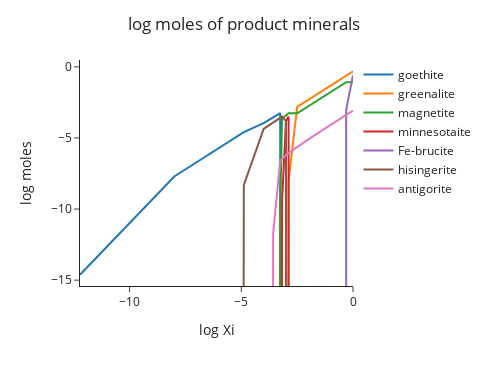

This figure's notebook cell:
### Markdown cell above
Plot moles of product minerals as a function of reaction progress (Xi)

### Code cell
m.plot_product_minerals(show_reactant_minerals=False)

### Figure 1 — Plotly figure (JSON) as saved in the notebook; plotly's stock layout.template omitted (floating-point values rounded to 4 significant figures; data arrays with more than 128 entries replaced by an {"elided": "..."} marker saying what was removed)
{"data": [{"hovertemplate": "variable=goethite<br>log Xi=%{x}<br>log moles=%{y}<extra></extra>", "legendgroup": "goethite", "line": {"color": "#1F77B4", "dash": "solid"}, "marker": {"symbol": "circle"}, "mode": "lines", "name": "goethite", "orientation": "v", "showlegend": true, "type": "scatter", "x": {"elided": "160 float values"}, "xaxis": "x", "y": {"elided": "160 float values"}, "yaxis": "y"}, {"hovertemplate": "variable=greenalite<br>log Xi=%{x}<br>log moles=%{y}<extra></extra>", "legendgroup": "greenalite", "line": {"color": "#FF7F0E", "dash": "solid"}, "marker": {"symbol": "circle"}, "mode": "lines", "name": "greenalite", "orientation": "v", "showlegend": true, "type": "scatter", "x": [-Infinity, -12.22, -8.0, -7.0, -6.0, -5.0, -4.888, -4.0, -3.574, -3.258, -3.177, -3.175, -3.0, -2.884, -2.883, -2.497, -2.0, -1.0, -0.305, 0.0], "xaxis": "x", "y": [-9999.0, -9999.0, -9999.0, -9999.0, -9999.0, -9999.0, -9999.0, -9999.0, -9999.0, -9999.0, -9999.0, -9999.0, -9999.0, -9999.0, -8.009, -2.813, -2.313, -1.313, -0.6185, -0.3135], "yaxis": "y"}, {"hovertemplate": "variable=magnetite<br>log Xi=%{x}<br>log moles=%{y}<extra></extra>", "legendgroup": "magnetite", "line": {"color": "#2CA02C", "dash": "solid"}, "marker": {"symbol": "circle"}, "mode": "lines", "name": "magnetite", "orientation": "v", "showlegend": true, "type": "scatter", "x": [-Infinity, -12.22, -8.0, -7.0, -6.0, -5.0, -4.888, -4.0, -3.574, -3.258, -3.177, -3.175, -3.0, -2.884, -2.883, -2.497, -2.0, -1.0, -0.305, 0.0], "xaxis": "x", "y": [-9999.0, -9999.0, -9999.0, -9999.0, -9999.0, -9999.0, -9999.0, -9999.0, -9999.0, -10.12, -3.652, -3.644, -3.408, -3.267, -3.267, -3.267, -2.778, -1.776, -1.083, -1.089], "yaxis": "y"}, {"hovertemplate": "variable=minnesotaite<br>log Xi=%{x}<br>log moles=%{y}<extra></extra>", "legendgroup": "minnesotaite", "line": {"color": "#D62728", "dash": "solid"}, "marker": {"symbol": "circle"}, "mode": "lines", "name": "minnesotaite", "orientation": "v", "showlegend": true, "type": "scatter", "x": [-Infinity, -12.22, -8.0, -7.0, -6.0, -5.0, -4.888, -4.0, -3.574, -3.258, -3.177, -3.175, -3.0, -2.884, -2.883, -2.497, -2.0, -1.0, -0.305, 0.0], "xaxis": "x", "y": [-9999.0, -9999.0, -9999.0, -9999.0, -9999.0, -9999.0, -9999.0, -9999.0, -9999.0, -9999.0, -9999.0, -9.404, -3.789, -3.506, -3.503, -9999.0, -9999.0, -9999.0, -9999.0, -9999.0], "yaxis": "y"}, {"hovertemplate": "variable=Fe-brucite<br>log Xi=%{x}<br>log moles=%{y}<extra></extra>", "legendgroup": "Fe-brucite", "line": {"color": "#9467BD", "dash": "solid"}, "marker": {"symbol": "circle"}, "mode": "lines", "name": "Fe-brucite", "orientation": "v", "showlegend": true, "type": "scatter", "x": [-Infinity, -12.22, -8.0, -7.0, -6.0, -5.0, -4.888, -4.0, -3.574, -3.258, -3.177, -3.175, -3.0, -2.884, -2.883, -2.497, -2.0, -1.0, -0.305, 0.0], "xaxis": "x", "y": [-9999.0, -9999.0, -9999.0, -9999.0, -9999.0, -9999.0, -9999.0, -9999.0, -9999.0, -9999.0, -9999.0, -9999.0, -9999.0, -9999.0, -9999.0, -9999.0, -9999.0, -9999.0, -3.02, -0.5886], "yaxis": "y"}, {"hovertemplate": "variable=hisingerite<br>log Xi=%{x}<br>log moles=%{y}<extra></extra>", "legendgroup": "hisingerite", "line": {"color": "#8C564B", "dash": "solid"}, "marker": {"symbol": "circle"}, "mode": "lines", "name": "hisingerite", "orientation": "v", "showlegend": true, "type": "scatter", "x": [-Infinity, -12.22, -8.0, -7.0, -6.0, -5.0, -4.888, -4.0, -3.574, -3.258, -3.177, -3.175, -3.0, -2.884, -2.883, -2.497, -2.0, -1.0, -0.305, 0.0], "xaxis": "x", "y": [-9999.0, -9999.0, -9999.0, -9999.0, -9999.0, -9999.0, -8.319, -4.37, -3.906, -3.58, -3.497, -3.503, -3.822, -9999.0, -9999.0, -9999.0, -9999.0, -9999.0, -9999.0, -9999.0], "yaxis": "y"}, {"hovertemplate": "variable=antigorite<br>log Xi=%{x}<br>log moles=%{y}<extra></extra>", "legendgroup": "antigorite", "line": {"color": "#E377C2", "dash": "solid"}, "marker": {"symbol": "circle"}, "mode": "lines", "name": "antigorite", "orientation": "v", "showlegend": true, "type": "scatter", "x": [-Infinity, -12.22, -8.0, -7.0, -6.0, -5.0, -4.888, -4.0, -3.574, -3.258, -3.177, -3.175, -3.0, -2.884, -2.883, -2.497, -2.0, -1.0, -0.305, 0.0], "xaxis": "x", "y": [-9999.0, -9999.0, -9999.0, -9999.0, -9999.0, -9999.0, -9999.0, -9999.0, -11.71, -6.623, -6.478, -6.469, -6.21, -6.06, -6.059, -5.613, -5.104, -4.082, -3.385, -3.08], "yaxis": "y"}], "layout": {"height": 366, "legend": {"title": {}, "tracegroupgap": 0}, "margin": {"t": 60}, "showlegend": true, "title": {"text": "log moles of product minerals", "x": 0.5, "xanchor": "center"}, "width": 488, "xaxis": {"anchor": "y", "autorange": true, "domain": [0, 1], "range": [-12.22, 0], "title": {"text": "log Xi"}, "type": "linear"}, "yaxis": {"anchor": "x", "domain": [0, 1], "range": [-15.41, 0.4811], "title": {"text": "log moles"}, "type": "linear"}}}
